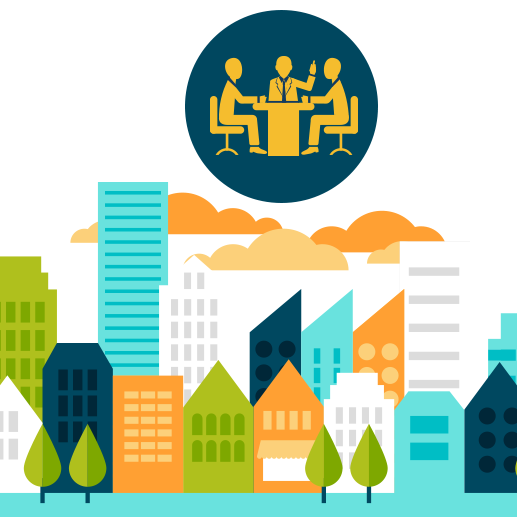
%> input picture socity.png, 517 x 517 px
$ octave mean_filter.m   (GNU Octave 9; MATLAB toolbox functions it lacks are replaced by stand-ins)
%> lines starting %> are read from the running program, lines starting %| are printed output that depends on the picture
i=imread('socity.png');
%> i is the input picture: size 517x517x3 uint8; mean R, G, B 186, 205.9, 181.3
im=rgb2gray(i);
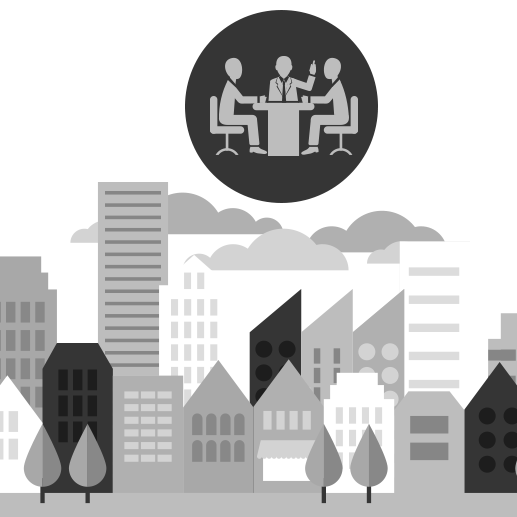
%> im: size 517x517 uint8; min 29, max 255, mean 197.1

kr=7;
kc=7;

%arithmetic mean
h=fspecial('average',3);
a=imfilter(i,h);
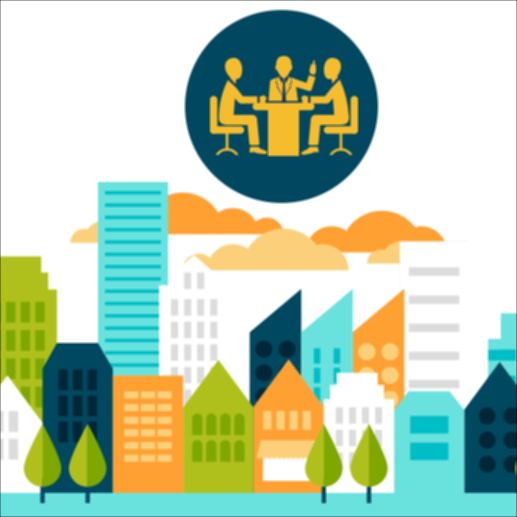
%> a: size 517x517x3 uint8; mean R, G, B 185.5, 205.3, 180.7

% replicate is boundary pedding option
% diff. option are 'symmetric' and 'circular'

%w=ones(kr,kc)/(kr*kc);
%st=imfilter(i,w,'replicate');

%Geometric mean

c=im2double(i);
f=exp(imfilter(log(c),ones(kr,kc),'replicate')).^(1/(kr*kc));
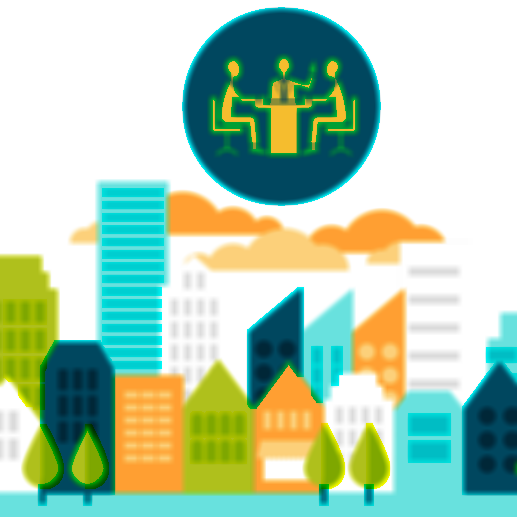
%> f: size 517x517x3 double; mean R, G, B 0.686, 0.803, 0.699

%harmonic mean

h =(kr*kc)./imfilter(1./(c+eps),ones(kr,kc),'replicate');
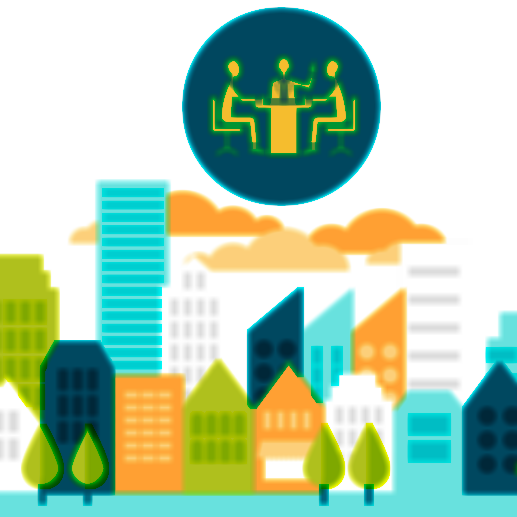
%> h: size 517x517x3 double; mean R, G, B 0.683, 0.799, 0.692

%contraharmonic mean
ord=1;
ch=imfilter(c.^(ord+1),ones(kr,kc),'replicate')./imfilter(c.^(ord),ones(kr,kc),'replicate');
%> ch: size 517x517x3 double; 3.71% of the values are NaN or infinite; the others: min 0.00392, max 1, mean 0.801


subplot(2,3,1);imshow(i);title("original image")
subplot(2,3,2);imshow(a);title("arithmetic mean filter")
subplot(2,3,3);imshow(f);title("Geometric mean filter")
subplot(2,3,5);imshow(h);title("harmonic mean filter")
subplot(2,3,6);imshow(ch);title("contraharmonic mean filter")
%> after `title("contraharmonic mean filter")`:
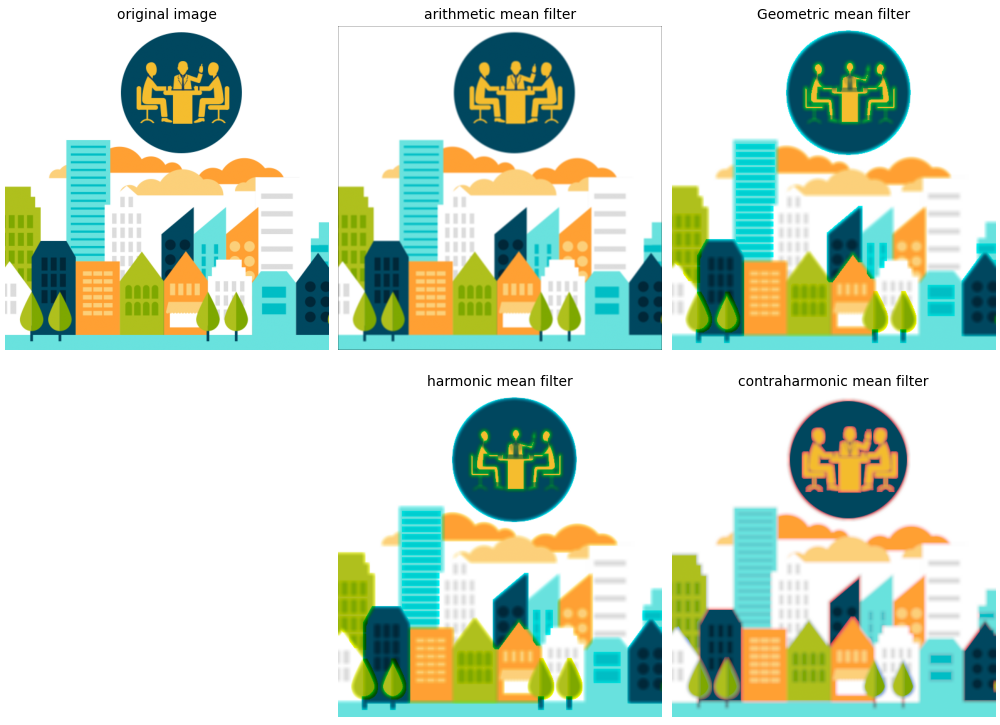
%> figure redrawn from the program's plot data, 5 panels

$ run again, with 1.jpg saved as socity.png
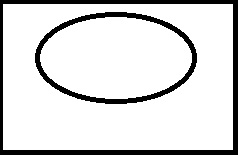
%> input picture 1.jpg, 238 x 156 px
%> i is the input picture: size 156x238x3 uint8; min 0, max 255, mean 218.8
%> `a=imfilter(i,h);`:
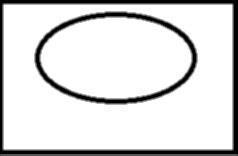
%> a: size 156x238x3 uint8; min 0, max 255, mean 218.2
%> `f=exp(imfilter(log(c),ones(kr,kc),'replicate')).^(1/(kr*kc));`:
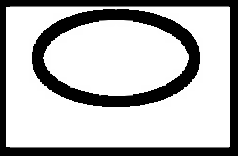
%> f: size 156x238x3 double; min 0, max 1, mean 0.721
%> ch: size 156x238x3 double; 0.71% of the values are NaN or infinite; the others: min 0.00392, max 1, mean 0.991
